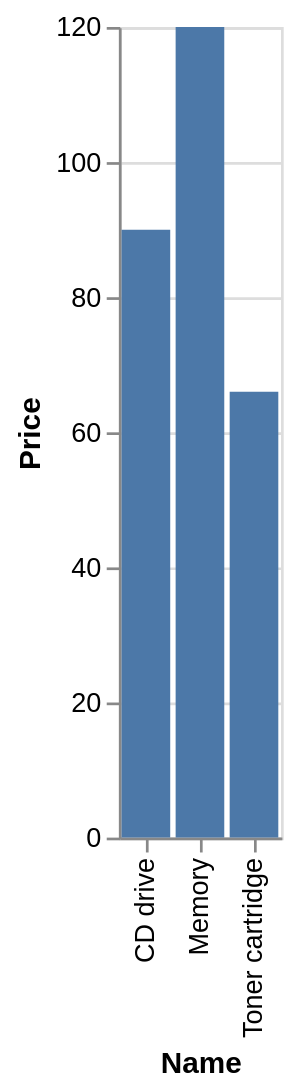

Vega-Lite specification stored for this chart:
### Vega-Lite specification from a JSON file in a GitHub repository (floating-point values rounded to 4 significant figures)
{"data": {"values": [{"x_data": "CD drive", "y_data": 90}, {"x_data": "Memory", "y_data": 120}, {"x_data": "Toner cartridge", "y_data": 66}]}, "mark": "bar", "encoding": {"x": {"field": "x_data", "type": "nominal", "title": "Name", "sort": "ascending"}, "y": {"field": "y_data", "type": "quantitative", "title": "Price"}}}
